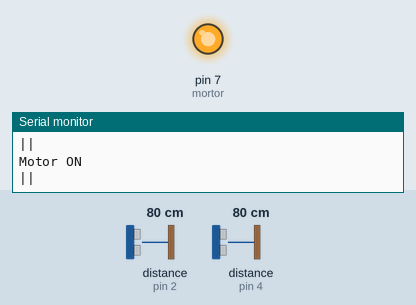
Simulated run of this sketch. Board: Arduino Uno, built with avr-gcc and run on an emulated ATmega328P. Shown: output pins drawn as LEDs (lit = HIGH), the last lines printed to the serial monitor. Wiring (inferred from the names in the program): 2 × ultrasonic range finder: trigger pin 3, echo pin 2 / trigger pin 5, echo pin 4. The test bench sets the inputs (shaded band); at power-on: distance to the obstacle (sensors on pin 4, pin 2) 80 cm. The echo pulse lasts 58.3 µs per cm; pins used as bus, display or sensor lines are not drawn.

Above: at 1.3 s.
1.4 s: distance to the obstacle (sensor on pin 4) set to 13 cm
2.9 s: distance to the obstacle (sensor on pin 4) set to 9 cm
At 3.8 s:
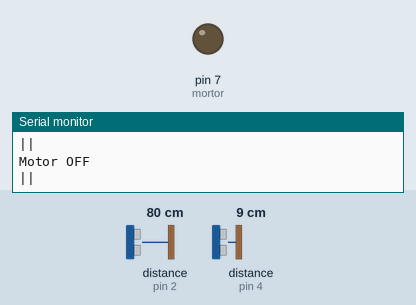
6.5 s: distance to the obstacle (sensor on pin 4) set to 32 cm
8.0 s: distance to the obstacle (sensor on pin 4) set to 39 cm
At 9.0 s:
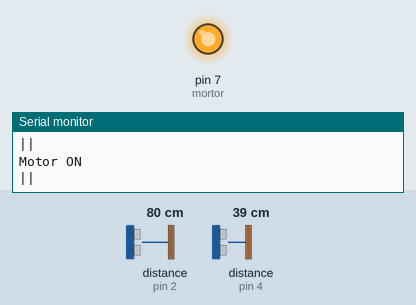
9.5 s: distance to the obstacle (sensor on pin 4) set to 2 cm
At 10.9 s:
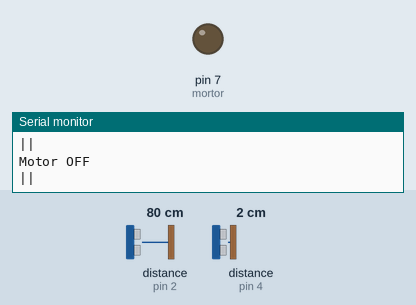
Timing chart, 0 to 12.0 s (numbered marks = the images above; inputs shaded):
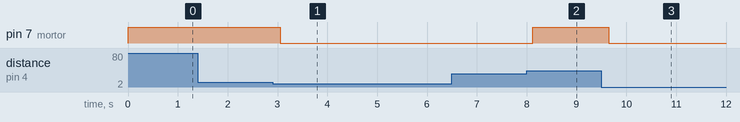

Measured:
- the behaviour switches between 12 and 11 cm on distance to the obstacle (sensor on pin 4) (found by bisection; images 0 and 1)
- the behaviour switches between 36 and 37 cm on distance to the obstacle (sensor on pin 4) (found by bisection; images 1 and 2)
- after the input at 2.9 s, pin 7 (mortor): HIGH → LOW after 0.15 s
- after the input at 8.0 s, pin 7 (mortor): LOW → HIGH after 0.12 s
- after the input at 9.5 s, pin 7 (mortor): HIGH → LOW after 0.14 s

The sketch:

ES_proj.ino
```cpp
int trigPin = 5;    // TRIG pin
int echoPin = 4;    // ECHO pin
int mortor = 7;
int trigPin2 = 3;
int echoPin2 = 2;

float duration_us, distance_cm;
int distanceTreshold = 0;

long duration, range;

void setup() {
  // begin serial port
  Serial.begin (9600);

  // configure the trigger pin to output mode
  pinMode(trigPin, OUTPUT);
  // configure the echo pin to input mode
  pinMode(echoPin, INPUT);
  pinMode(trigPin2, OUTPUT);
  pinMode(echoPin2, INPUT);
  pinMode(mortor, OUTPUT);}

void loop() {
  // generate 10-microsecond pulse to TRIG pin
  digitalWrite(trigPin, HIGH);
  delayMicroseconds(10);
  digitalWrite(trigPin, LOW);

  // measure duration of pulse from ECHO pin
  duration_us = pulseIn(echoPin, HIGH);

  // calculate the distance
  distance_cm = 0.01723 * duration_us;
  distanceTreshold = 336;
  if ( distance_cm > distanceTreshold-300){
    digitalWrite(mortor, HIGH);
    Serial.println("Motor ON ");
  }
  if ( distance_cm < distanceTreshold-325){
    digitalWrite(mortor, LOW);
    Serial.println("Motor OFF");
  }
  Serial.print("|");
  digitalWrite(trigPin2, LOW);
  delayMicroseconds(2);
  digitalWrite(trigPin2, HIGH);
  delayMicroseconds(10);
  digitalWrite(trigPin2, LOW);
  duration = pulseIn(echoPin2, HIGH);
  range  = 0.01723 * duration ;
  if (range >= 0){
    if (range > 100){
        Serial.print("Tank is Empty ");
    }
    if ((range >= 30) && (range <= 70)){
        Serial.print("Tank is Medium ");
    }
    if (range <= 30){
        Serial.print("Tank IS Full ");
    }
    Serial.print("|");
    Serial.println();
    delay(500);
  }
}
```
